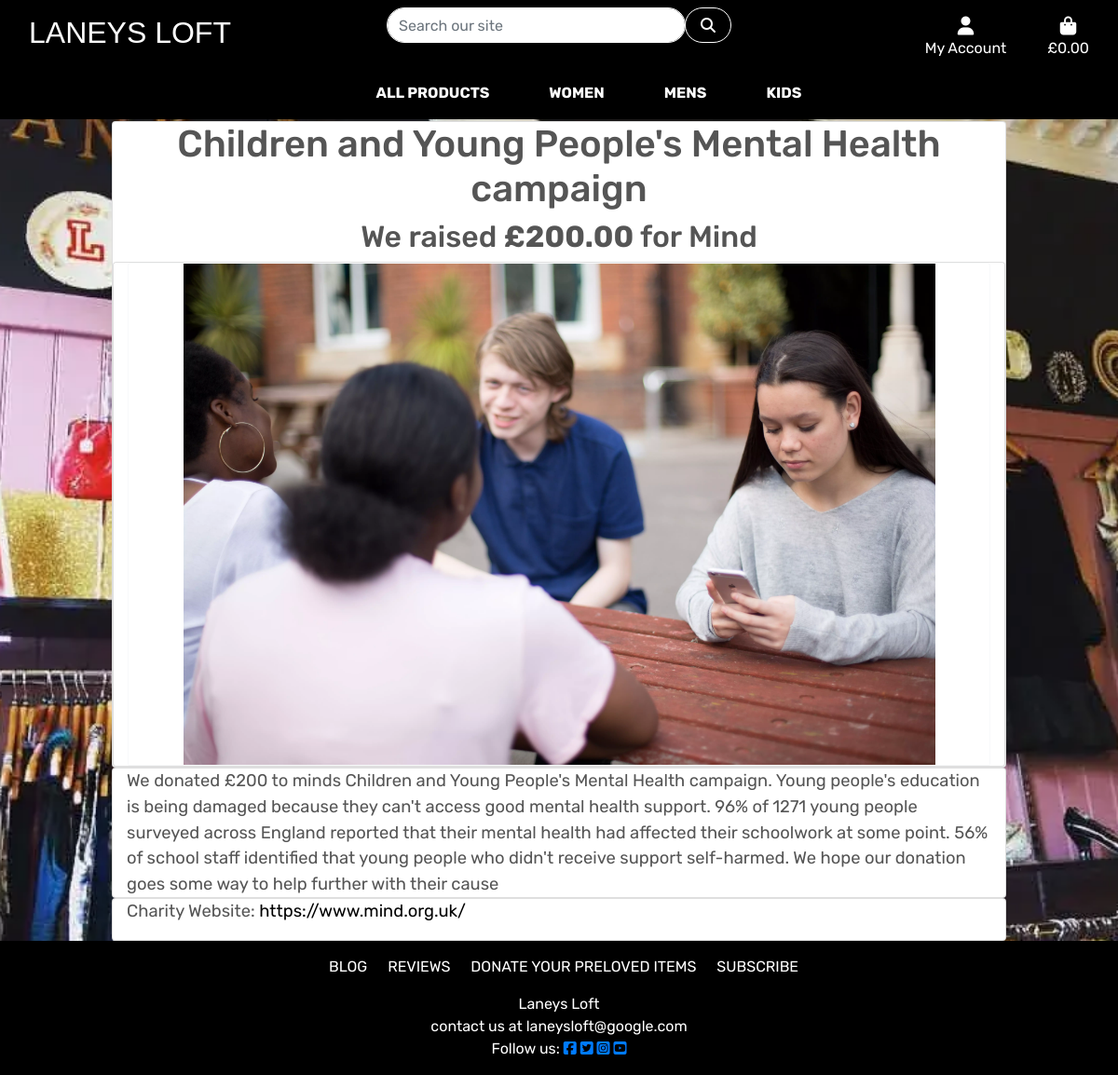
The page /blog_posts/9/ on the database its author committed.
### blog_posts/models.py (models this page shows, shortened)
class BlogPost(models.Model):
    charity_name = models.CharField(max_length=200)
    event_name = models.CharField(max_length=200)
    donation_amount = models.DecimalField(max_digits=6, decimal_places=2)
    image = models.ImageField(null=True, blank=True, default='placeholder')
    summary = models.TextField(blank=True)
    charity_location = models.CharField(max_length=200, unique=False)
    charity_website = models.URLField(
        max_length=200, blank=True)
    created_on = models.DateTimeField(auto_now=True)
    class Meta:
        ordering = ['created_on']

### blog_posts/views.py (the view)
class BlogPostDetailView(DetailView):
    model = BlogPost
    template_name = 'blog_posts/blog_post_detail.html'
    queryset = BlogPost.objects.all()
    def get_object(self):
        id_ = self.kwargs.get("id")
        return get_object_or_404(BlogPost, id=id_)

### bag/contexts.py (called while the page is built, shortened)
def bag_contents(request):
    bag_items = []
    total = 0
    item_count = 0
    bag = request.session.get('bag', {})
    if total < settings.FREE_DELIVERY_THRESHOLD:
        delivery = total * Decimal(settings.STANDARD_DELIVERY_PERCENTAGE / 100)
        free_delivery_delta = settings.FREE_DELIVERY_THRESHOLD - total
    else:
        delivery = 0
        free_delivery_delta = 0
    grand_total = delivery + total
    context = {
        'bag_items': bag_items,
        'total': total,
        'item_count': item_count,
        'delivery': delivery,
        'free_delivery_delta': free_delivery_delta,
        'free_delivery_threshold': settings.FREE_DELIVERY_THRESHOLD,
        'grand_total': grand_total,
    }
    return context

### blog_posts/templates/blog_posts/blog_post_detail.html (shortened to what this page needs)
{% extends "base.html" %}
{% load static %}
{% load crispy_forms_tags %}
{% block extra_css %}
<link rel="stylesheet" href="{% static 'blog_posts/css/blog_posts.css' %}">
{% endblock %}
{% block page_header %}
<div class="container header-container">
</div>
{% endblock %}
{% block content %}
<div class="masthead">
    <div class="container pic-padding card">
        <div class="row g-0">
            <div class="col-12 text-center">
                <h1 class="post-title"> {{ blogpost.event_name }}</h1>
                <h2 class="post-title">We raised <strong>£{{ blogpost.donation_amount }}</strong> for {{ blogpost.charity_name }}</h2>
            </div>
        </div>
        <div class="row g-0">
            <div class="d-md-block col-md-12 card">
                {% if "placeholder" in blogpost.picture.url %}
                <img class="card-img-top border border-light blog-detail-pic" src="{{MEDIA_URL}}blog-pic.png" alt="">
                {% else %}
                <img class="card-img-top border border-light blog-detail-pic" src="{{ blogpost.image.url }}" alt="">
                {% endif %}
            </div>
        </div>
    </div>
    <div class="container summary">
        <div class="row">
            <div class="col card mb4 mt3 left top">
                <p class="card-text">
                    {{ blogpost.summary | safe }}
                </p>
            </div>
        </div>
    </div>
    <div class="container">
        <div class="row">
            <div class="card website col-md-12">
                <p> Charity Website:
                    <a class="text-black" href="{{ blogpost.charity_website }}" target="_blank" rel="noopener"
                        aria-label="Please visit the website linked to {{idea.activity_name}} (opens in a new window)">
                        {{ blogpost.charity_website }}</a>
                </p>
            </div>
        </div>
    </div>
</div>
{% endblock content %}

### static/css/base.css (style rules this page uses)
html { height: 100%; }
body { background: url('/media/homepage_background_cropped.webp') no-repeat center center fixed; background-size: cover; height: calc(100vh - 164px); color: #555; font-family: 'Rubik'; background-color: lightgrey; }
.header-container { padding-top: 145px; }
.text-black { color: #000 !important; }
@media (min-width: 1200px) { .container { max-width: 80%; } }
@media (min-width: 992px) { .header-container { padding-top: 164px; } }
@media (min-width: 408px) { .header-container { padding-top: 100px; } }
@media (min-width: 992px) { .header-container { padding-top: 147px; } }

### blog_posts/static/blog_posts/css/blog_posts.css (style rules this page uses)
.header-container { padding-top: 83px; }
.blog-detail-pic { width: 100%; height: 45vw; object-fit: contain; }
.summary { font-size: 1.15rem; }
.website { font-size: 1.15rem; }
@media (min-width: 992px) { .header-container { padding-top: 130px; } }

### rows shown on the page
BlogPost: event_name "Children and Young People's Mental Health campaign", donation_amount "200.00", charity_name "Mind", image (picture), summary "We donated £200 to minds Children and Young People's Mental Health campaign. Young people's education is being damaged because they can't access good mental health support. 96% of 1271 young people surveyed across England reported that their mental health had affected their schoolwork at some point. 56% of school staff identified that young people who didn't receive support self-harmed. We hope our donation goes some way to help further with their cause", charity_website "https://www.mind.org.uk/"
